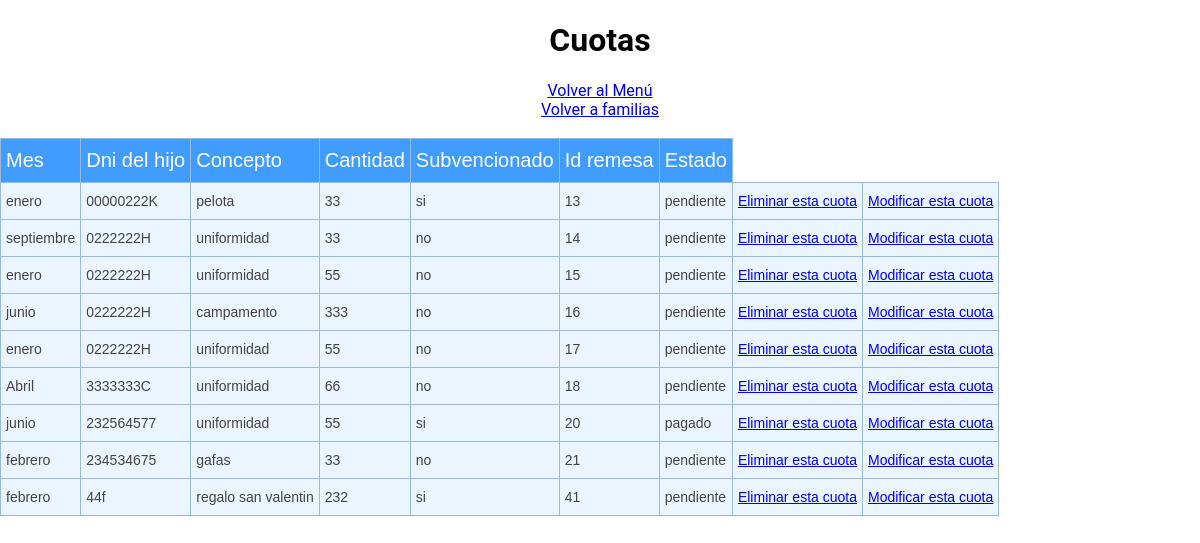
The app's page /Vistas/VerRemesas.php with its own data.
### tables this page shows
CREATE TABLE `remesa` (
  `mes` varchar(15) NOT NULL,
  `dni_hijo` varchar(9) NOT NULL,
  `concepto` varchar(255) NOT NULL,
  `cantidad` int(20) NOT NULL,
  `subvencionado` varchar(25) NOT NULL,
  `id_remesa` int(11) NOT NULL,
  `estado` varchar(25) NOT NULL
);

### Vistas/VerRemesas.php (the view, shortened to what this page needs)
<?php
include("../conexion.php");
$contenido = '';
if (!empty($_GET['dni_hijo'])) {
  $a = $_GET['dni_hijo'];
  $remesa = "SELECT * FROM remesa WHERE dni_hijo = '$a'";
  $stmt = $conn->query($remesa);
  if ($stmt->num_rows > 0) {
    while ($row = $stmt->fetch_array()) {
      $contenido .= "<tr>";
      $contenido .= "<td class='tg-0lax'>" . $row['mes'] . "</td>";
      $contenido .= "<td class='tg-0lax'>" . $row['dni_hijo'] . " </td>";
      $dni_hijo = $row['dni_hijo'];
      $contenido .= "<td class='tg-0lax'>" . $row['concepto'] . " </td>";
      $contenido .= "<td class='tg-0lax'>" . $row['cantidad'] . " </td>";
      $contenido .= "<td class='tg-0lax'>" . $row['subvencionado'] . "</td>";
      $contenido .= "<td class='tg-0lax'>" . $row['id_remesa'] . "</td>";
      $id_remesa = $row['id_remesa'];
      $contenido .= "<td class='tg-0lax'>" . $row['estado'] . "</td>";
      $contenido .= '<td><span><a href="EliminarRemesa.php?id_remesa='.$id_remesa.'&dni_hijo='.$dni_hijo.'">Eliminar esta cuota</a></span></td>';
      $contenido .= '<td><span><a href="ModificarCuota.php?id_remesa='.$id_remesa.'&dni_hijo='.$dni_hijo.'">Modificar esta cuota</a></span></td>';
      $contenido .= "</tr>";
    }
    $stmt->close();
  } else {
    $contenido = <<< HTML
        <tr>
          <td class="tg-0lax">No hay cuotas registradas</td>
          <td class="tg-0lax"></td>
          <td class="tg-0lax"></td>
          <td class="tg-0lax"></td>
          <td class="tg-0lax"></td>
        </tr>
      HTML;
  }
} else {
  $stmt = $conn->query("SELECT * FROM remesa");
  while ($row = $stmt->fetch_array()) {
    $contenido .= "<tr>";
    $contenido .= "<td class='tg-0lax'>" . $row['mes'] . "</td>";
    $contenido .= "<td class='tg-0lax'>" . $row['dni_hijo'] . " </td>";
    $dni_hijo = $row['dni_hijo'];
    $contenido .= "<td class='tg-0lax'>" . $row['concepto'] . " </td>";
    $contenido .= "<td class='tg-0lax'>" . $row['cantidad'] . " </td>";
    $contenido .= "<td class='tg-0lax'>" . $row['subvencionado'] . "</td>";
    $contenido .= "<td class='tg-0lax'>" . $row['id_remesa'] . "</td>";
    $id_remesa = $row['id_remesa'];
    $contenido .= "<td class='tg-0lax'>" . $row['estado'] . "</td>";
    $contenido .= '<td><span><a href="EliminarRemesa.php?id_remesa='.$id_remesa.'&dni_hijo='.$dni_hijo.'">Eliminar esta cuota</a></span></td>';
    $contenido .= '<td><span><a href="ModificarCuota.php?id_remesa='.$id_remesa.'&dni_hijo='.$dni_hijo.'">Modificar esta cuota</a></span></td>';
    $contenido .= "</tr>";
    $contenido .= "</tr>";
  }
}
$html = <<< HTML
	<!DOCTYPE html>
	<html lang="en" dir="ltr">
		<head>
			<meta charset="utf-8">
			<title>Lista Asociados</title>
			<link href="https://fonts.googleapis.com/css2?family=Roboto:wght@100&display=swap">
			<link rel="stylesheet" href="../assets/css/style.css">
		</head>
		<body>
			<h1>Cuotas</h1>
      <span><a href='Menu.php'>Volver al Menú</a></span><br>
      <span><a href='VerFamilias.php'>Volver a familias</a></span>
      <br>
			<br>
      <style>
        .tg {
          border-collapse: collapse;
          border-color: #9ABAD9;
          border-spacing: 0;
        }
        .tg td {
          background-color: #EBF5FF;
          border-color: #9ABAD9;
          border-style: solid;
          border-width: 1px;
          color: #444;
          font-family: Arial, sans-serif;
          font-size: 14px;
          overflow: hidden;
          padding: 10px 5px;
          word-break: normal;
        }
        .tg th {
          background-color: #409cff;
          border-color: #9ABAD9;
          border-style: solid;
          border-width: 1px;
          color: #fff;
          font-family: Arial, sans-serif;
          font-size: 20px;
          font-weight: normal;
          overflow: hidden;
          padding: 10px 5px;
          word-break: normal;
        }
        .tg .tg-0lax {
          text-align: left;
          vertical-align: top
        }
        </style>
			<table class="tg">
				<thead>
					<tr>
						<th class="tg-0lax">Mes</th>
						<th class="tg-0lax">Dni del hijo</th>
						<th class="tg-0lax">Concepto</th>
						<th class="tg-0lax">Cantidad</th>
						<th class="tg-0lax">Subvencionado</th>
            <th class="tg-0lax">Id remesa</th>
            <th class="tg-0lax">Estado</th>
					</tr>
				</thead>
				<tbody>
HTML;
$html .= <<< HTML
					$contenido
				</tbody>
			</table>
		</body>
	</html>
HTML;
echo $html;
?>

### assets/css/style.css (style rules this page uses)
body { margin: 0; padding: 0; font-family: 'Roboto', sans-serif; text-align: center; }
.tg { border-collapse: collapse; border-color: #9ABAD9; border-spacing: 0; }
.tg td { background-color: #EBF5FF; border-color: #9ABAD9; border-style: solid; border-width: 1px; color: #444; font-family: Arial, sans-serif; font-size: 14px; overflow: hidden; padding: 10px 5px; word-break: normal; }
.tg th { background-color: #409cff; border-color: #9ABAD9; border-style: solid; border-width: 1px; color: #fff; font-family: Arial, sans-serif; font-size: 20px; font-weight: normal; overflow: hidden; padding: 10px 5px; word-break: normal; }
.tg .tg-0lax { text-align: left; vertical-align: top }

### Vistas/VerRemesas.php (style rules this page uses)
.tg { border-collapse: collapse; border-color: #9ABAD9; border-spacing: 0; }
.tg td { background-color: #EBF5FF; border-color: #9ABAD9; border-style: solid; border-width: 1px; color: #444; font-family: Arial, sans-serif; font-size: 14px; overflow: hidden; padding: 10px 5px; word-break: normal; }
.tg th { background-color: #409cff; border-color: #9ABAD9; border-style: solid; border-width: 1px; color: #fff; font-family: Arial, sans-serif; font-size: 20px; font-weight: normal; overflow: hidden; padding: 10px 5px; word-break: normal; }
.tg .tg-0lax { text-align: left; vertical-align: top }

### records on screen
remesa: mes "enero", dni_hijo "00000222K", concepto "pelota", cantidad "33", subvencionado "si", id_remesa "13", estado "pendiente"
remesa: mes "septiembre", dni_hijo "0222222H", concepto "uniformidad", cantidad "33", subvencionado "no", id_remesa "14", estado "pendiente"
remesa: mes "enero", dni_hijo "0222222H", concepto "uniformidad", cantidad "55", subvencionado "no", id_remesa "15", estado "pendiente"
remesa: mes "junio", dni_hijo "0222222H", concepto "campamento", cantidad "333", subvencionado "no", id_remesa "16", estado "pendiente"
remesa: mes "enero", dni_hijo "0222222H", concepto "uniformidad", cantidad "55", subvencionado "no", id_remesa "17", estado "pendiente"
remesa: mes "Abril", dni_hijo "3333333C", concepto "uniformidad", cantidad "66", subvencionado "no", id_remesa "18", estado "pendiente"
remesa: mes "junio", dni_hijo "232564577", concepto "uniformidad", cantidad "55", subvencionado "si", id_remesa "20", estado "pagado"
remesa: mes "febrero", dni_hijo "234534675", concepto "gafas", cantidad "33", subvencionado "no", id_remesa "21", estado "pendiente"
remesa: mes "febrero", dni_hijo "44f", concepto "regalo san valentin", cantidad "232", subvencionado "si", id_remesa "41", estado "pendiente"
